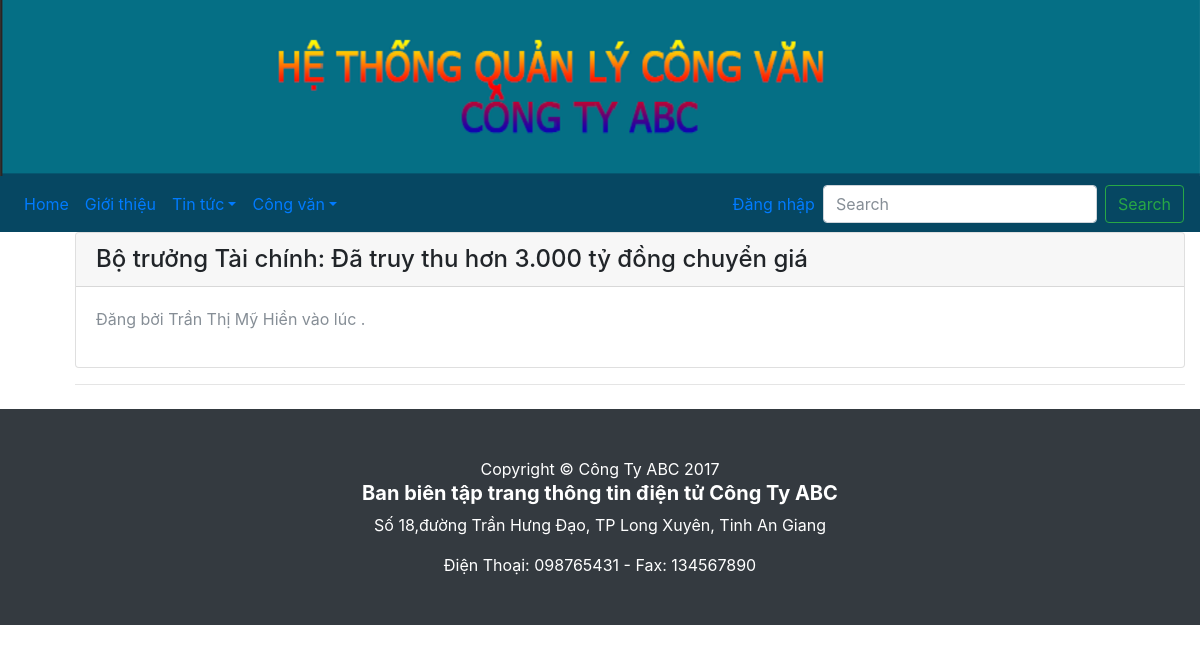
The app's page /tintuc_xem.php?ID=1 with its own data.
### tables this page shows
CREATE TABLE `tintuc` (
  `ID` int(10) NOT NULL,
  `Tieude` varchar(255) NOT NULL,
  `ID_danhmuc` int(10) NOT NULL,
  `ID_nguoidung` int(10) NOT NULL,
  `Ngaydang` datetime NOT NULL,
  `Tomtat` text NOT NULL,
  `Noidung` text NOT NULL
);

CREATE TABLE `nguoidung` (
  `ID` int(11) NOT NULL,
  `Manv` varchar(50) NOT NULL,
  `ID_chucvu` int(10) NOT NULL,
  `HoVaTen` varchar(50) NOT NULL,
  `MatKhau` varchar(50) NOT NULL,
  `QuyenHan` int(10) NOT NULL,
  `Khoa` tinyint(4) NOT NULL
);

### tintuc_xem.php (the view, shortened to what this page needs)
<?php
	require_once "config.php";
			$ID = $_GET['ID'];
	$sql = "SELECT d.TenDM ,t.*,n.HoVaTen
			FROM danhmuc d , tintuc t , nguoidung n
			WHERE d.ID = t.ID_danhmuc AND n.ID=t.ID_nguoidung AND t.ID=$ID";
			$danhsach = mysqli_query($link, $sql);
	$dong = mysqli_fetch_array($danhsach);
?>
<!DOCTYPE html>
<html lang="en">
  <head>
    <link rel="stylesheet" href="css/bootstrap.min.css" />
    <link rel="stylesheet" href="css/bootstrap-custom.css" />
  </head>
	<body>
		<?php include_once "navbar.php"; ?>
			<div class="container" style="margin: 5% 8% 2% 5%;">
			<div class="card">
				<h4 class="card-header"><?php echo $dong['Tieude']?></h4>
				<div class="card-body">
					<?php
									echo "<p class='post-meta text-muted'>Đăng bởi {$dong['HoVaTen']} vào lúc {$dong['NgayDang']}.</p>";
					?>
				</div>
			</div>
			<hr />
		</div>
		<?php include_once "footer.php"; ?>
	</body>
</html>

### css/modern-business.css (style rules this page uses)
body { padding-top: 54px; }
@media (min-width: 992px) { body { padding-top: 56px; } }

### records on screen
tintuc: Tieude "Bộ trưởng Tài chính: Đã truy thu hơn 3.000 tỷ đồng chuyển giá", ID_nguoidung.HoVaTen "Trần Thị Mỹ Hiền"
